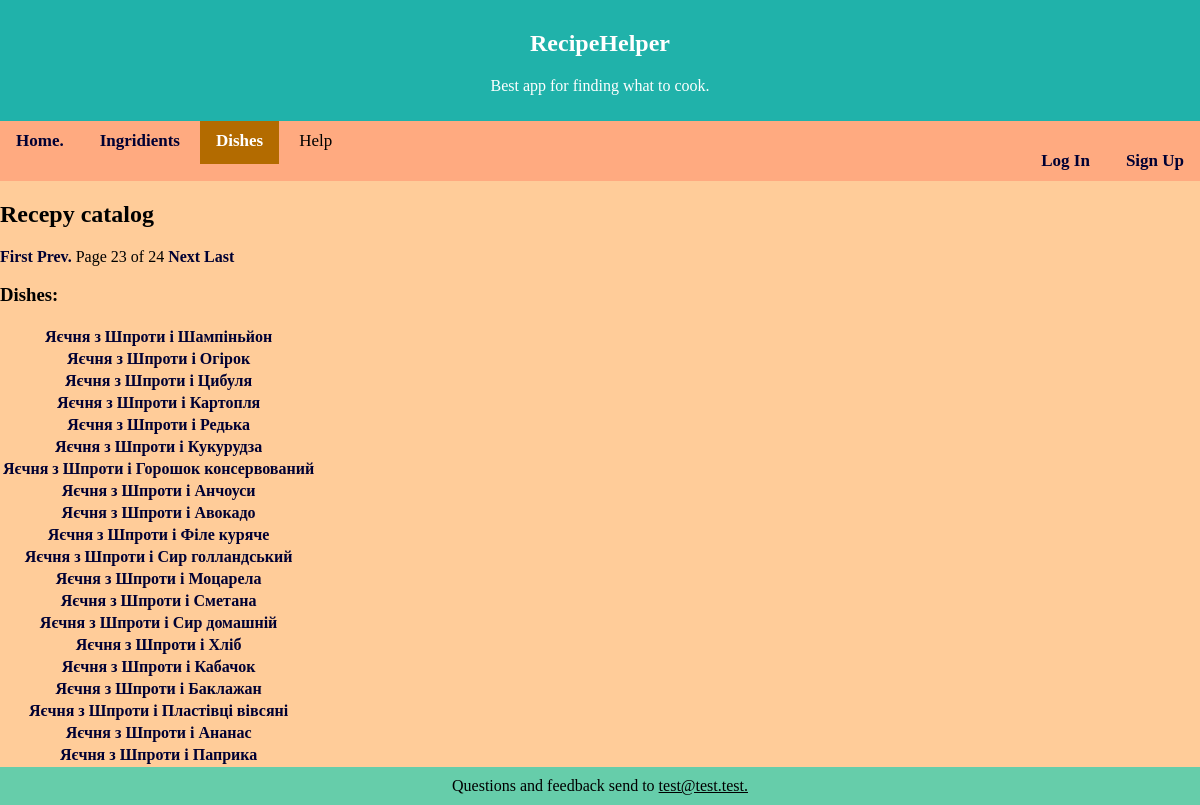
Screenshot of /recipe/?page=23 with the database file from the repository.
### Picker/models.py (models this page shows, shortened)
class Dish(models.Model):
    name = models.CharField(max_length = 100)
    description = models.TextField(blank=True, default='')

### Picker/views.py (the view, shortened to what this page needs)
# urls.py: path('recipe/', views.catalog_recipe, name='catalog'),
def catalog_recipe(request):
    dish_list = Dish.objects.all().order_by('id')
    paginator = Paginator(dish_list, 20)
    page = request.GET.get('page')
    menu = paginator.get_page(page)
    template = loader.get_template('catalog.html')
    context = {
        'menu': menu,
    }
    return HttpResponse(template.render(context, request))

### templates/catalog.html (shortened to what this page needs)
{% extends 'base.html' %}
{% load static %}
{% block nav %}
    <a href="{% url 'index' %}">Home.</a>
    <a href="{% url 'ing_cat' %}">Ingridients</a>
    <a class="active" href="{% url 'catalog' %}">Dishes</a>
    <a>Help</a>
{% endblock %}
{% block content %}
<h2>Recepy catalog</h2>
<div class="pagination">
    <span class="step-links">
        {% if menu.has_previous %}
            <a href="?page=1">First</a>
            <a href="?page={{ menu.previous_page_number }}">Prev.</a>
        {% endif %}
        <span class="current">
            Page {{ menu.number }} of {{ menu.paginator.num_pages }}
        </span>
        {% if menu.has_next %}
            <a href="?page={{ menu.next_page_number }}">Next</a>
            <a href="?page={{ menu.paginator.num_pages }}">Last</a>
        {% endif %}
    </span>
</div>
<h3>Dishes:</h3>
{% if menu %}
<table>
    {% for dish in menu %}
    <tr>
    <th><a href="/recipe/{{ dish.id }} "> {{ dish.name }} </a></th>
    </tr>
    {% endfor %}
</table>
{% endif %}
{% endblock %}

### static/first.css (style rules this page uses)
html, body { background-color: #ffcc99; margin: 0; padding: 0; top: 0; left: 0; }
nav a { color: black; text-align: center; padding: 14px 16px; text-decoration: none; font-size: 17px; }
nav a.active { background-color: #b36b00; color: white; }
a:link, a:visited { text-decoration: none; font-weight: bold; color: #000033; }

### rows the page displays
Dish: name "Яєчня з Шпроти і Шампіньйон"
Dish: name "Яєчня з Шпроти і Огірок"
Dish: name "Яєчня з Шпроти і Цибуля"
Dish: name "Яєчня з Шпроти і Картопля"
Dish: name "Яєчня з Шпроти і Редька"
Dish: name "Яєчня з Шпроти і Кукурудза"
Dish: name "Яєчня з Шпроти і Горошок консервований"
Dish: name "Яєчня з Шпроти і Анчоуси"
Dish: name "Яєчня з Шпроти і Авокадо"
Dish: name "Яєчня з Шпроти і Філе куряче"
Dish: name "Яєчня з Шпроти і Сир голландський"
Dish: name "Яєчня з Шпроти і Моцарела"
Dish: name "Яєчня з Шпроти і Сметана"
Dish: name "Яєчня з Шпроти і Сир домашній"
Dish: name "Яєчня з Шпроти і Хліб"
Dish: name "Яєчня з Шпроти і Кабачок"
Dish: name "Яєчня з Шпроти і Баклажан"
Dish: name "Яєчня з Шпроти і Пластівці вівсяні"
Dish: name "Яєчня з Шпроти і Ананас"
Dish: name "Яєчня з Шпроти і Паприка"

### other values shown
{{ menu.number }} "23"
{{ menu.paginator.num_pages }} "24"
